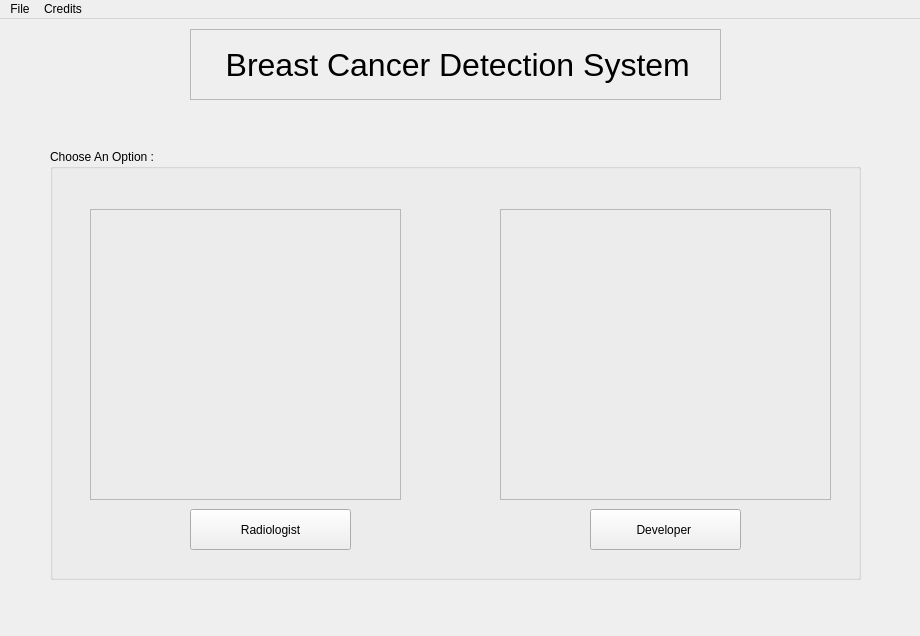
<?xml version="1.0" encoding="UTF-8"?>
<ui version="4.0">
 <class>mainWindow</class>
 <widget class="QMainWindow" name="mainWindow">
  <property name="windowModality">
   <enum>Qt::NonModal</enum>
  </property>
  <property name="enabled">
   <bool>true</bool>
  </property>
  <property name="geometry">
   <rect>
    <x>0</x>
    <y>0</y>
    <width>920</width>
    <height>636</height>
   </rect>
  </property>
  <property name="contextMenuPolicy">
   <enum>Qt::DefaultContextMenu</enum>
  </property>
  <property name="windowTitle">
   <string>Breast Cancer Management System </string>
  </property>
  <property name="windowOpacity">
   <double>1.000000000000000</double>
  </property>
  <property name="autoFillBackground">
   <bool>false</bool>
  </property>
  <property name="styleSheet">
   <string notr="true"/>
  </property>
  <property name="animated">
   <bool>true</bool>
  </property>
  <widget class="QWidget" name="centralwidget">
   <widget class="QLabel" name="label_3">
    <property name="geometry">
     <rect>
      <x>190</x>
      <y>10</y>
      <width>531</width>
      <height>71</height>
     </rect>
    </property>
    <property name="font">
     <font>
      <pointsize>24</pointsize>
     </font>
    </property>
    <property name="frameShape">
     <enum>QFrame::StyledPanel</enum>
    </property>
    <property name="text">
     <string>   Breast Cancer Detection System </string>
    </property>
   </widget>
   <widget class="QLabel" name="label_4">
    <property name="geometry">
     <rect>
      <x>740</x>
      <y>10</y>
      <width>61</width>
      <height>71</height>
     </rect>
    </property>
    <property name="styleSheet">
     <string notr="true">background: url(&quot;/home/karan/Desktop/Breast Cancer Detection Project/UI/logo_icon.png&quot;);
background-repeat:no-repeat;</string>
    </property>
    <property name="text">
     <string/>
    </property>
   </widget>
   <widget class="QGroupBox" name="groupBox">
    <property name="geometry">
     <rect>
      <x>50</x>
      <y>130</y>
      <width>811</width>
      <height>431</height>
     </rect>
    </property>
    <property name="cursor">
     <cursorShape>ArrowCursor</cursorShape>
    </property>
    <property name="toolTip">
     <string>&lt;html&gt;&lt;head/&gt;&lt;body&gt;&lt;p&gt;&lt;br/&gt;&lt;/p&gt;&lt;/body&gt;&lt;/html&gt;</string>
    </property>
    <property name="styleSheet">
     <string notr="true"/>
    </property>
    <property name="title">
     <string>Choose An Option :</string>
    </property>
    <widget class="QLabel" name="label">
     <property name="geometry">
      <rect>
       <x>30</x>
       <y>50</y>
       <width>331</width>
       <height>311</height>
      </rect>
     </property>
     <property name="cursor">
      <cursorShape>PointingHandCursor</cursorShape>
     </property>
     <property name="toolTip">
      <string>&lt;html&gt;&lt;head/&gt;&lt;body&gt;&lt;p&gt;&lt;br/&gt;&lt;/p&gt;&lt;/body&gt;&lt;/html&gt;</string>
     </property>
     <property name="styleSheet">
      <string notr="true">background: url(&quot;/home/karan/Desktop/Breast Cancer Detection Project/UI/ic1.png&quot;);
background-repeat: no-repeat;
margin-top: 10px;
margin-bottom: 10px;
margin-right: 10px;
margin-left: 10px;</string>
     </property>
     <property name="frameShape">
      <enum>QFrame::StyledPanel</enum>
     </property>
     <property name="lineWidth">
      <number>1</number>
     </property>
     <property name="text">
      <string/>
     </property>
    </widget>
    <widget class="QPushButton" name="pushButton_2">
     <property name="geometry">
      <rect>
       <x>540</x>
       <y>360</y>
       <width>151</width>
       <height>41</height>
      </rect>
     </property>
     <property name="cursor">
      <cursorShape>PointingHandCursor</cursorShape>
     </property>
     <property name="text">
      <string>Developer </string>
     </property>
    </widget>
    <widget class="QLabel" name="label_2">
     <property name="geometry">
      <rect>
       <x>440</x>
       <y>50</y>
       <width>351</width>
       <height>311</height>
      </rect>
     </property>
     <property name="styleSheet">
      <string notr="true">background: url(&quot;/home/karan/Desktop/Breast Cancer Detection Project/UI/ic3.png&quot;);
background-repeat: no-repeat;
margin-top: 10px;
margin-bottom: 10px;
margin-right: 10px;
margin-left: 10px;</string>
     </property>
     <property name="frameShape">
      <enum>QFrame::StyledPanel</enum>
     </property>
     <property name="text">
      <string/>
     </property>
    </widget>
    <widget class="QPushButton" name="pushButton">
     <property name="geometry">
      <rect>
       <x>140</x>
       <y>360</y>
       <width>161</width>
       <height>41</height>
      </rect>
     </property>
     <property name="cursor">
      <cursorShape>PointingHandCursor</cursorShape>
     </property>
     <property name="text">
      <string>Radiologist</string>
     </property>
    </widget>
   </widget>
   <zorder>groupBox</zorder>
   <zorder>label_3</zorder>
   <zorder>label_4</zorder>
  </widget>
  <widget class="QMenuBar" name="menubar">
   <property name="geometry">
    <rect>
     <x>0</x>
     <y>0</y>
     <width>920</width>
     <height>22</height>
    </rect>
   </property>
   <widget class="QMenu" name="menuFile">
    <property name="title">
     <string>File</string>
    </property>
    <addaction name="actionNew"/>
    <addaction name="actionDeveloper"/>
    <addaction name="actionExit"/>
   </widget>
   <widget class="QMenu" name="menuCredits">
    <property name="title">
     <string>Credits</string>
    </property>
    <addaction name="actionDatabase_Sources"/>
    <addaction name="actionDevelopers"/>
   </widget>
   <addaction name="menuFile"/>
   <addaction name="menuCredits"/>
  </widget>
  <action name="actionExit">
   <property name="text">
    <string>Exit </string>
   </property>
   <property name="shortcut">
    <string>Ctrl+X</string>
   </property>
  </action>
  <action name="actionNew">
   <property name="text">
    <string>Radiologist </string>
   </property>
  </action>
  <action name="actionDatabase_Sources">
   <property name="text">
    <string>Database Sources</string>
   </property>
  </action>
  <action name="actionDevelopers">
   <property name="text">
    <string>Developers</string>
   </property>
  </action>
  <action name="actionDeveloper">
   <property name="text">
    <string>Developer</string>
   </property>
  </action>
 </widget>
 <resources/>
 <connections/>
</ui>
